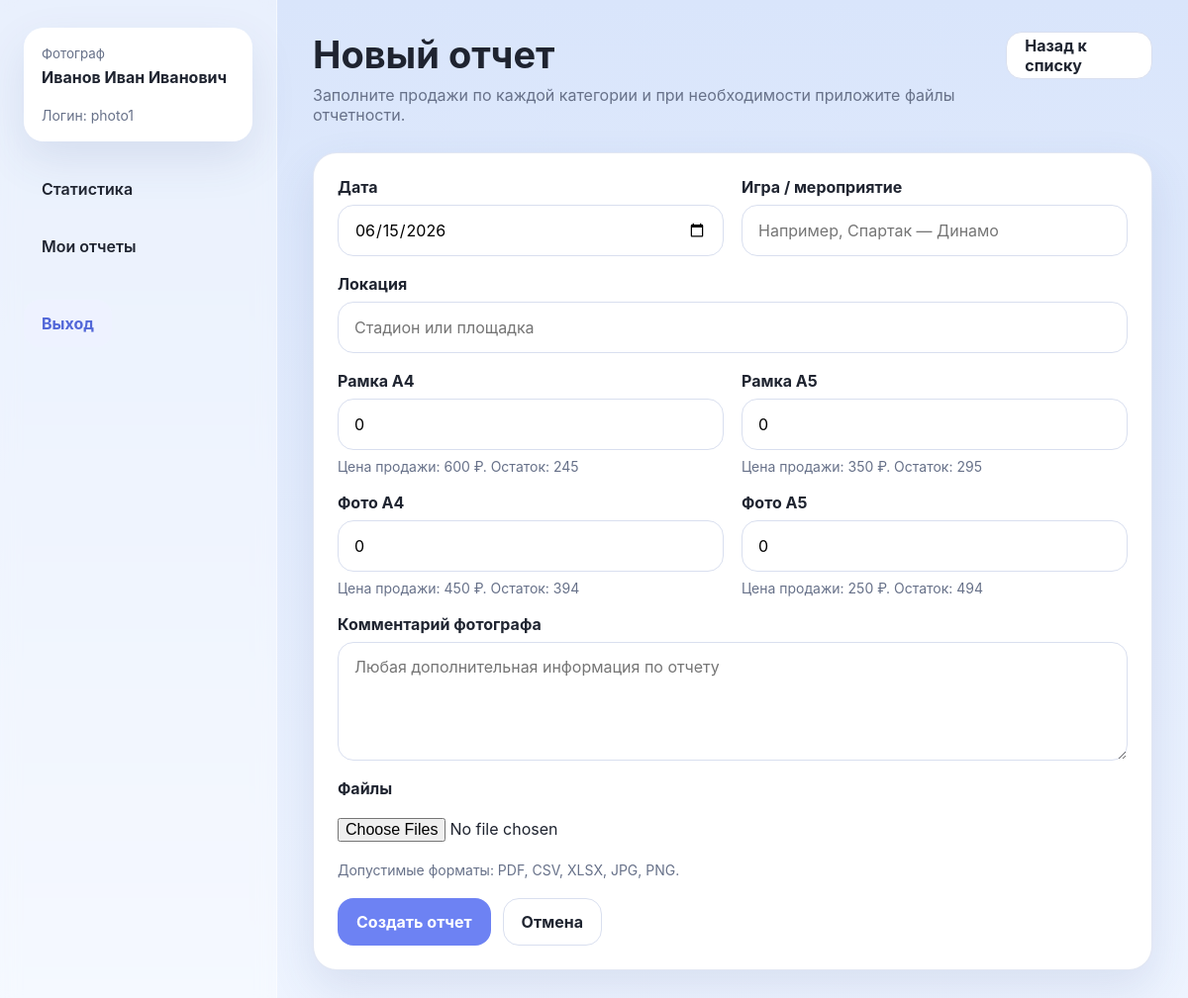
/reports/new (signed in), run on an earlier commit of the app's database.
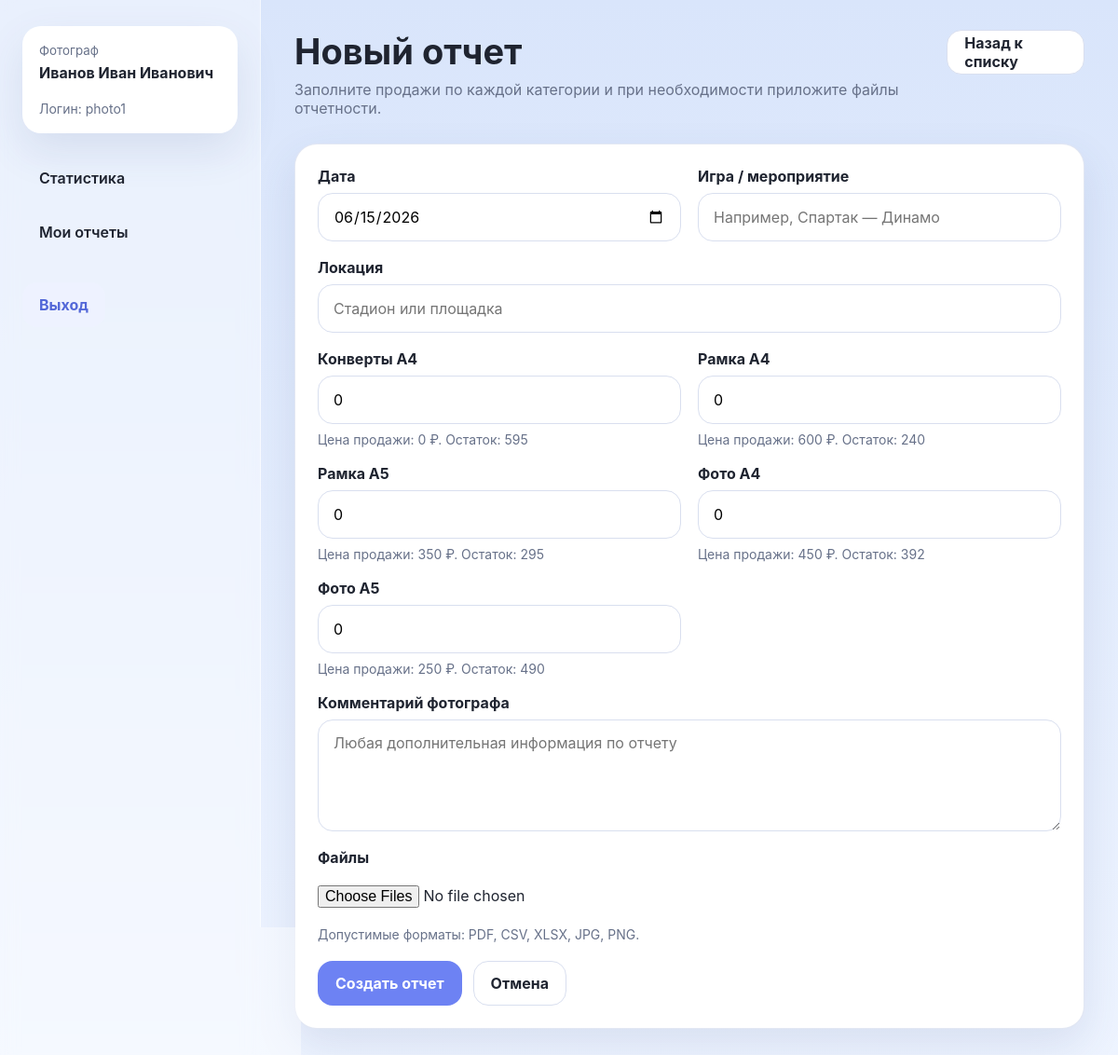
And on a later commit of the database.
### tables this page shows
CREATE TABLE products (
    id INTEGER PRIMARY KEY AUTOINCREMENT,
    code TEXT NOT NULL UNIQUE,
    name TEXT NOT NULL,
    unit_price REAL NOT NULL DEFAULT 0,
    current_stock INTEGER NOT NULL DEFAULT 0,
    is_archived INTEGER NOT NULL DEFAULT 0
);

### routes/reports.py (the view, shortened to what this page needs)
    @app.route("/reports/new", methods=["GET", "POST"])
    @login_required
    @role_required(ROLE_PHOTOGRAPHER)
    def create_report():
        products = get_active_products()
        return render_template("reports/form.html", products=products, mode="create", values={})

### db.py (called while the page is built)
def get_db() -> sqlite3.Connection:
    if "db" not in g:
        g.db = sqlite3.connect(DATABASE)
        g.db.row_factory = sqlite3.Row
        g.db.execute("PRAGMA foreign_keys = ON")
    return g.db

def query_one(query: str, params=()):
    return get_db().execute(query, params).fetchone()

def query_all(query: str, params=()):
    return get_db().execute(query, params).fetchall()

### report_services.py (called while the page is built)
def get_active_products():
    return query_all("SELECT * FROM products WHERE is_archived = 0 ORDER BY name")

### template_helpers.py (called while the page is built)
def register_template_helpers(app):
    @app.context_processor
    def inject_globals():
        return {
            "nav_items": NAV_ITEMS,
            "display_name": display_name,
            "today_iso": date.today().isoformat(),
            "status_label": status_label,
        }
    @app.template_filter("currency")
    def currency_filter(value):
        value = value or 0
        return f"{float(value):,.0f} ₽".replace(",", " ")
    @app.template_filter("shortdate")
    def shortdate_filter(value):
        if not value:
            return "—"
        return datetime.strptime(value, "%Y-%m-%d").strftime("%d.%m.%Y")

### users.py (called while the page is built)
    @property
    def is_active(self) -> bool:
        return self._is_active

### templates/reports/form.html (shortened to what this page needs)
{% extends 'base.html' %}
{% block content %}
<div class="page-header">
  <div>
    <h1>{% if mode == 'create' %}Новый отчет{% else %}Редактирование отчета{% endif %}</h1>
    <p>Заполните продажи по каждой категории и при необходимости приложите файлы отчетности.</p>
  </div>
  <div class="actions">
    <a class="btn btn-secondary" href="{{ url_for('my_reports') }}">Назад к списку</a>
  </div>
</div>
<form class="card" method="post" enctype="multipart/form-data">
  <div class="form-grid">
    <div class="form-group">
      <label for="report_date">Дата</label>
      <input id="report_date" type="date" name="report_date" value="{{ values.get('report_date', today_iso) }}" required>
    </div>
    <div class="form-group">
      <label for="match_title">Игра / мероприятие</label>
      <input id="match_title" type="text" name="match_title" value="{{ values.get('match_title', '') }}" placeholder="Например, Спартак — Динамо" required>
    </div>
    <div class="form-group full">
      <label for="location">Локация</label>
      <input id="location" type="text" name="location" value="{{ values.get('location', '') }}" placeholder="Стадион или площадка">
    </div>
    {% for product in products %}
      <div class="form-group">
        <label for="product_{{ product.id }}">{{ product.name }}</label>
        <input id="product_{{ product.id }}" type="number" min="0" name="product_{{ product.id }}" value="{{ values.get('product_' ~ product.id, 0) }}" required>
        <span class="help-text">Цена продажи: {{ product.unit_price|currency }}. Остаток: {{ product.current_stock }}</span>
      </div>
    {% endfor %}
    <div class="form-group full">
      <label for="note">Комментарий фотографа</label>
      <textarea id="note" name="note" placeholder="Любая дополнительная информация по отчету">{{ values.get('note', '') }}</textarea>
    </div>
    <div class="form-group full">
      <label for="files">Файлы</label>
      <input id="files" type="file" name="files" multiple>
      <span class="help-text">Допустимые форматы: PDF, CSV, XLSX, JPG, PNG.</span>
    </div>
  </div>
  <div class="actions top-gap">
    <button class="btn" type="submit">{% if mode == 'create' %}Создать отчет{% else %}Сохранить изменения{% endif %}</button>
    <a class="btn btn-secondary" href="{% if mode == 'create' %}{{ url_for('my_reports') }}{% else %}{{ url_for('report_detail', report_id=report.id) }}{% endif %}">Отмена</a>
  </div>
</form>
{% endblock %}

### templates/base.html (shortened to what this page needs)
<!doctype html>
<html lang="ru">
  <head>
    <link rel="stylesheet" href="{{ url_for('static', filename='css/styles.css') }}">
  </head>
  <body>
    {% if current_user.is_authenticated %}
      <div class="layout">
        <aside class="sidebar">
          <div class="user-card">
            <small>{{ current_user.role_name }}</small>
            <strong>{{ current_user.full_name }}</strong>
            <div class="meta top-gap">Логин: {{ current_user.login }}</div>
          </div>
          <nav class="nav">
            {% for endpoint, label in nav_items.get(current_user.role_code, []) %}
              <a href="{{ url_for(endpoint) }}" class="{% if request.endpoint == endpoint %}active{% endif %}">{{ label }}</a>
            {% endfor %}
          </nav>
          <a class="logout-link" href="{{ url_for('logout') }}">Выход</a>
        </aside>
        <main class="content">
          {% block content %}{% endblock %}
        </main>
      </div>
    {% else %}
      {% block auth_content %}{% endblock %}
    {% endif %}
  </body>
</html>

What changed in the data, as far as the page shows it:
added products: name "Конверты А4", get "0", unit_price "0 ₽", current_stock "595"
changed products "Рамка A4": current_stock "245" → "240"
changed products "Фото A4": current_stock "394" → "392"
changed products "Фото A5": current_stock "494" → "490"
